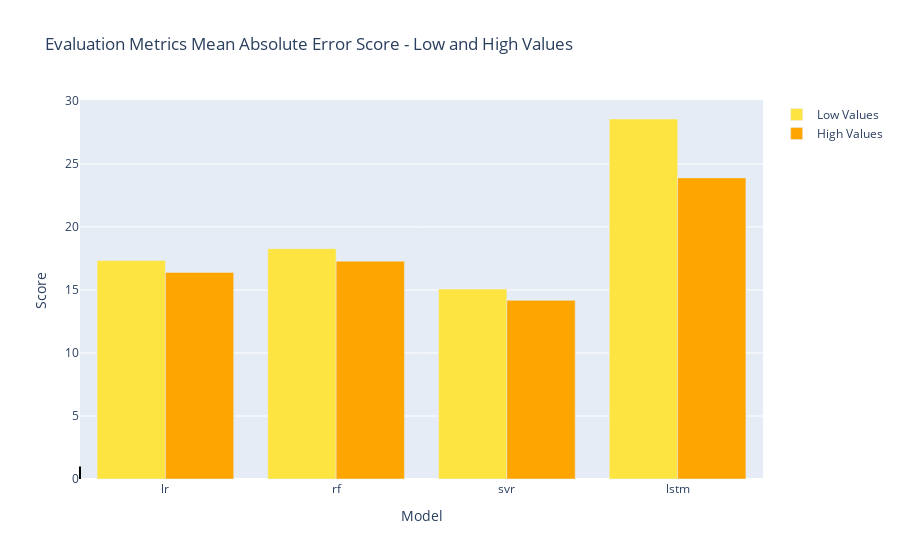

The cell this chart's notebook holds for it:
### Code cell
column = 'abs_error'
title = 'Evaluation Metrics Mean Absolute Error Score - Low and High Values'
# choose colors as orange and yellow
plot_eval_df(column, title, '#fee440',  'orange')

### Figure 1 — Plotly figure (JSON) as saved in the notebook; plotly's stock layout.template omitted (floating-point values rounded to 4 significant figures)
{"data": [{"marker": {"color": "#fee440"}, "name": "Low Values", "type": "bar", "x": ["lr", "rf", "svr", "lstm"], "y": [17.33, 18.28, 15.07, 28.56]}, {"marker": {"color": "orange"}, "name": "High Values", "type": "bar", "x": ["lr", "rf", "svr", "lstm"], "y": [16.39, 17.28, 14.18, 23.89]}], "layout": {"barmode": "group", "shapes": [{"line": {"color": "black", "width": 2}, "type": "line", "x0": 0, "x1": 0, "xref": "paper", "y0": 0, "y1": 1}], "title": {"text": "Evaluation Metrics Mean Absolute Error Score - Low and High Values"}, "xaxis": {"title": {"text": "Model"}}, "yaxis": {"title": {"text": "Score"}}}}
